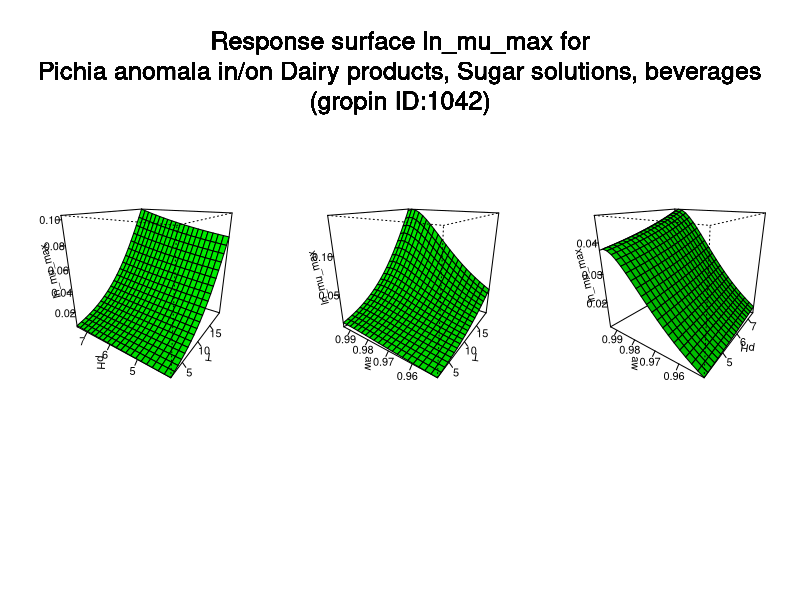

R code for this plot:
#############################
# start of Parameter script
#############################
T <- seq(2.002,19.98001998002,length.out=21)
pH <- seq(4.004,7.49250749250749,length.out=21)
aw <- seq(0.95095,0.994005994005994,length.out=21)
#############################
# end of Parameter script
#############################
############################# 
# start of Model script Gropin ID 1042 
#############################
 
# constant coefficients for this model
 
variables <- data.frame(T,pH,aw)
argumentsPar <- expand.grid(variables)
 
# heart of the model
response_surface <- function(T,pH,aw) {
   mumax <-exp(-6.001+0.2342*T+14.12*(sqrt(1-aw))-0.003552*(T^2)+0.005554*(pH^2)-76.68*((sqrt(1-aw))^2))

return(mumax=mumax)
} 

# output parameters
responseSurface <- cbind(argumentsPar,response_surface(argumentsPar['T'],argumentsPar['pH'],argumentsPar['aw']))
colnames(responseSurface) <- c(colnames(argumentsPar),'lnmumax')
#############################
# End of Model script
#############################
############################# 
# start of Visualisation script Gropin ID 1042 
#############################
argPar1 <- expand.grid(T,pH)
argPar2 <- expand.grid(T,aw)
argPar3 <- expand.grid(pH,aw)
z1 <- matrix(unlist(response_surface(argPar1[1],argPar1[2],aw[10])),nrow=21)
z2 <- matrix(unlist(response_surface(argPar2[1],pH[10],argPar2[2])),nrow=21)
z3 <- matrix(unlist(response_surface(T[10],argPar3[1],argPar3[2])),nrow=21)
par(mfrow = c(1,3))
persp(T,pH,z1,col = 'green',xlab='T',ylab='pH',zlab='ln_mu_max',theta=305,phi=20,shade=0.25,ticktype = 'detailed')
persp(T,aw,z2,col = 'green',xlab='T',ylab='aw',zlab='ln_mu_max',theta=305,phi=20,shade=0.25,ticktype = 'detailed')
persp(pH,aw,z3,col = 'green',xlab='pH',ylab='aw',zlab='ln_mu_max',theta=305,phi=20,shade=0.25,ticktype = 'detailed')
mtext('Response surface ln_mu_max for
Pichia anomala in/on Dairy products, Sugar solutions, beverages
(gropin ID:1042)',outer=T,  cex=1.5, line=-8.5, side=3)
#############################
# End of Visualisation script
#############################
